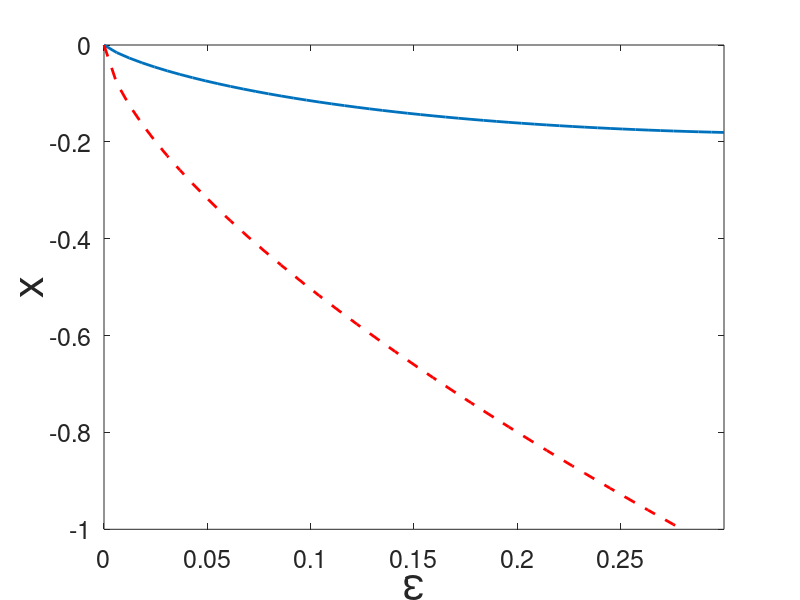
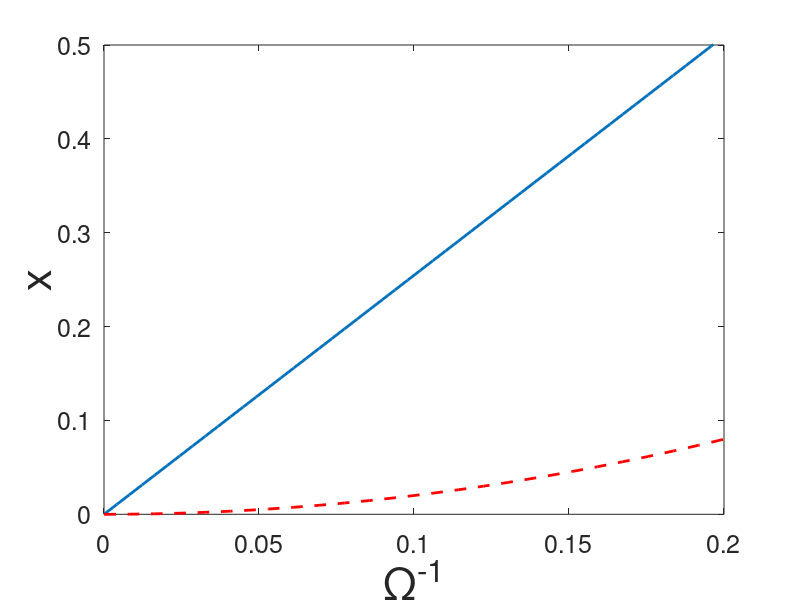
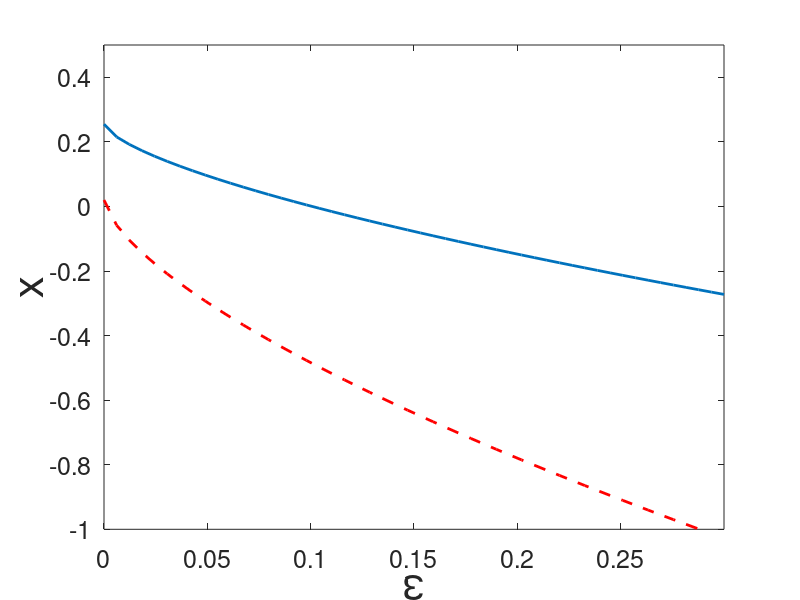
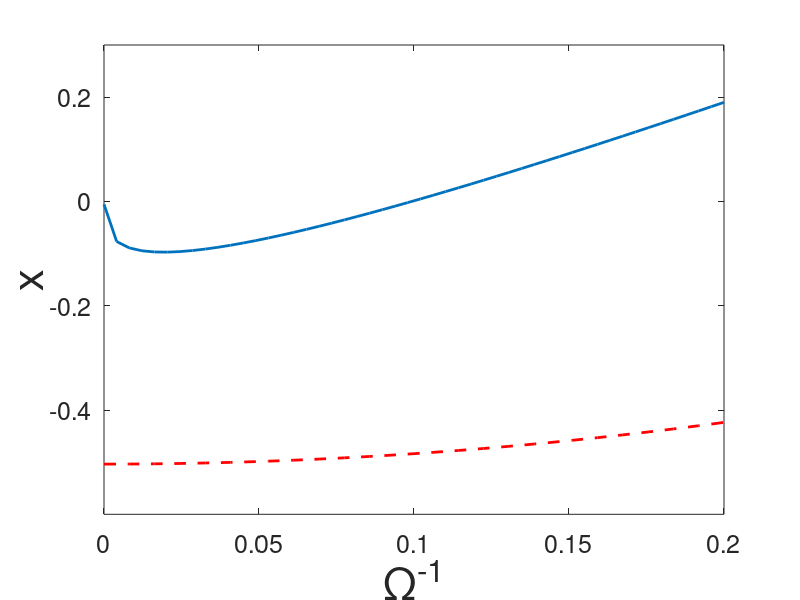

These charts were generated, in order, by the following MATLAB code:
% Plot comparison plots between NS and smooth
cd('C:\Users\codyg\Desktop\Thesis-Master\trunk\Complete\Graphs\Conclusion')

% Slow

eps = linspace(.000001,.3,50);
slow_ns = .5*eps.*log(eps);
slow_smooth = eps.^(2/3)*(-2.3381);

figure(1)
plot(eps,slow_ns,'linewidth',2)
hold on
plot(eps,slow_smooth,'r--','linewidth',2)
set(gca,'fontsize',18)
xlabel('\epsilon','fontsize',32)
ylabel('x','fontsize',32)
xlim([0,.3])
ylim([-1,0])
print('-f1','slowcomp','-djpeg')


% Oscillatory

invOmega = linspace(.000001,.2,50);
A=2;
osc_ns = 4*abs(A)*invOmega/pi;
osc_smooth = A^2*invOmega.^2/2;

figure(2)
plot(invOmega,osc_ns,'linewidth',2)
hold on
plot(invOmega,osc_smooth,'r--','linewidth',2)
set(gca,'fontsize',18)
xlabel('\Omega^{-1}','fontsize',32)
ylabel('x','fontsize',32)
xlim([0,.2])
ylim([0,.5])
print('-f2','osccomp','-djpeg')

% Mixed

% Fix Omega
A=2;
invOmega = .1;
eps = linspace(.000001,.3,50);
mixed_ns = (2*abs(A)*invOmega/pi)^(1/3)*eps.^(2/3)*(-2.3381)+(4*abs(A)*invOmega/pi);
mixed_smooth = eps.^(2/3)*(-2.3381)+(A^2*invOmega^2/2);

figure(3)
plot(eps,mixed_ns,'linewidth',2)
hold on
plot(eps,mixed_smooth,'r--','linewidth',2)
set(gca,'fontsize',18)
xlabel('\epsilon','fontsize',32)
ylabel('x','fontsize',32)
xlim([0,.3])
ylim([-1,.5])
print('-f3','mixedcomp_eps','-djpeg')

% Fix eps
A=2;
invOmega = linspace(.000001,.2,50);
eps = .1;
mixed_ns = (2*abs(A)*invOmega/pi).^(1/3)*eps^(2/3)*(-2.3381)+(4*abs(A)*invOmega/pi);
mixed_smooth = eps^(2/3)*(-2.3381)+(A^2*invOmega.^2/2);

figure(4)
plot(invOmega,mixed_ns,'linewidth',2)
hold on
plot(invOmega,mixed_smooth,'r--','linewidth',2)
set(gca,'fontsize',18)
xlabel('\Omega^{-1}','fontsize',32)
ylabel('x','fontsize',32)
xlim([0,.2])
ylim([-.6,.3])
print('-f4','mixedcomp_omega','-djpeg')